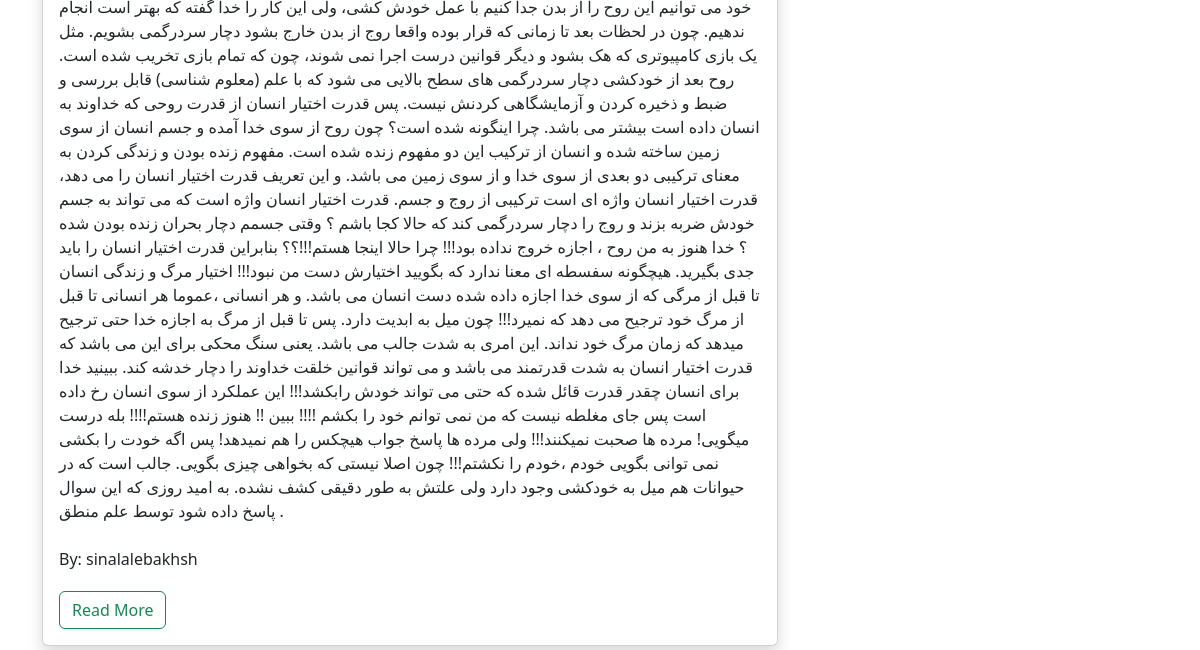
Page /blog/ (lower part) on the earlier database version.
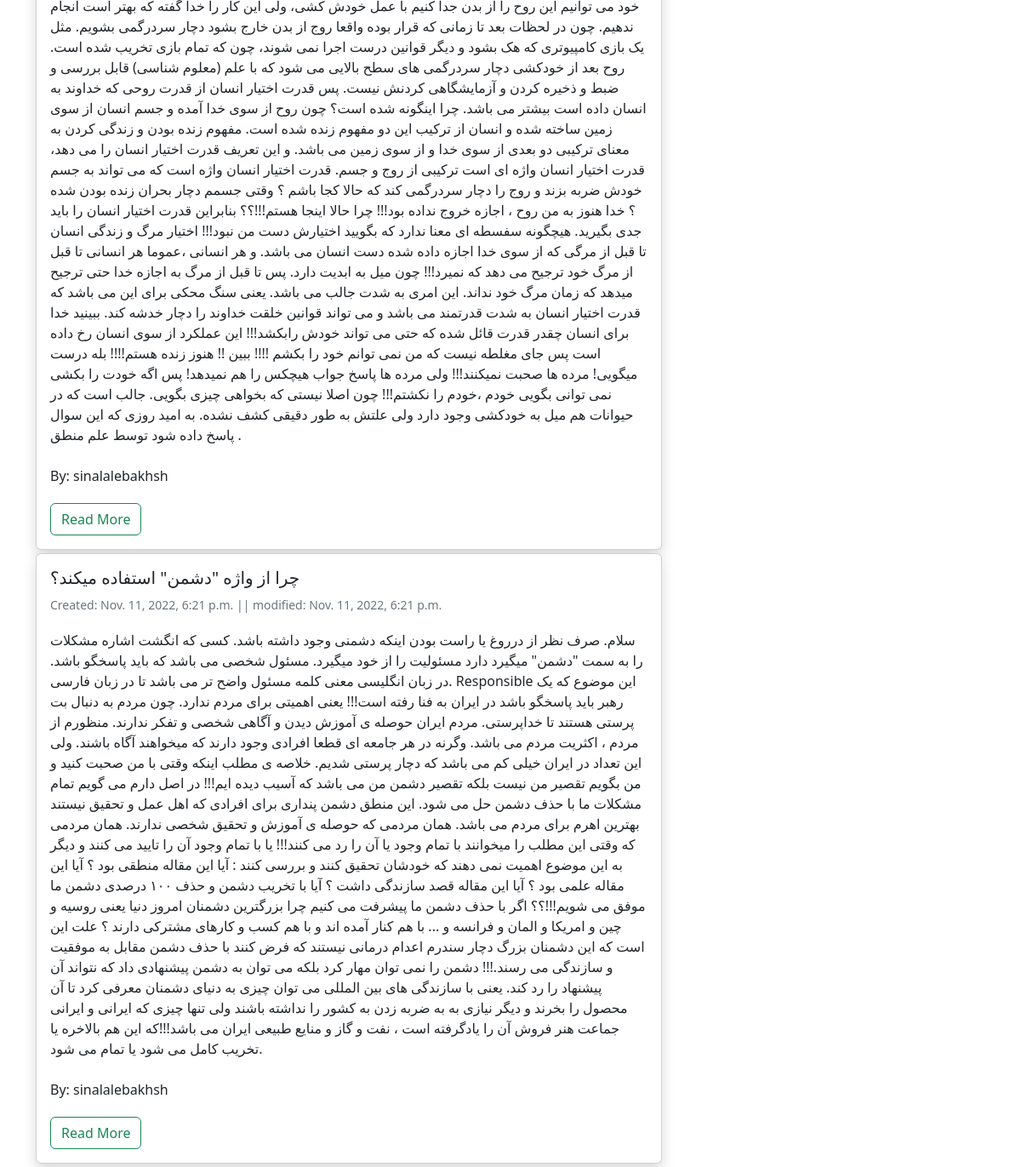
Same page on the later database version.
### blog/models.py (models this page shows, shortened)
class Post(models.Model):
    STATUS_CHOICES = (
        ('pub', 'Published'),
        ('drf', 'Draft'),
    )
    title = models.CharField(max_length=100)
    text = models.TextField()
    author = models.ForeignKey('auth.User', on_delete=models.CASCADE)
    date_time_created = models.DateTimeField(auto_now_add=True)
    date_time_modified = models.DateTimeField(auto_now=True)
    status = models.CharField(choices=STATUS_CHOICES, max_length=3)

### blog/views.py (the view)
# urls.py: path('', views.blog_view, name="blog"),
def blog_view(request):
    post_list = Post.objects.filter(status='pub')
    return render(request,'blog/blog.html', {'post_list': post_list})

### blog/templates/blog/blog.html (shortened to what this page needs)
{% extends '_base.html' %}
{% block content %}
<div class="container mt-4">
    <div class="row">
        <div class="col-8">
            {% for post in post_list %}
            <div class="card shadow my-1">
                <div class="card-body">
                    <h5 class="card-title">{{ post.title }}</h5>
                    <h6 class="card-subtitle mb-2 text-muted small py-2">Created: {{ post.date_time_created }} || modified: {{ post.date_time_modified }}</h6>
                    <p class="card-text py-1">{{ post.text }}</p>
                    <p class="card-text py-1">By: {{ post.author }}</p>
                    <a class="btn btn-bg btn-outline-success" href="{% url 'blog_detail_view' post.id %}">Read More</a>
                </div>
            </div>
            {% endfor %}
        </div>
        <div class="col-4">
                {% load static %}
        </div>
    </div>
</div>
{% endblock content %}

Differences in the rows shown:
added Post: title "چرا از واژه \"دشمن\" استفاده میکند؟", date_time_created "Nov. 11, 2022, 6:21 p.m.", date_time_modified "Nov. 11, 2022, 6:21 p.m.", text "سلام. صرف نظر از درروغ یا راست بودن اینکه دشمنی وجود داشته باشد. کسی که انگشت اشاره مشکلات را به سمت \"دشمن\" میگیرد دارد مسئولیت را از خود میگیرد. مسئول شخصی می باشد که باید پاسخگو باشد. در زبان انگلیسی معنی کلمه مسئول واضح تر می باشد تا در زبان فارسی. Responsible این موضوع که یک رهبر باید پاسخگو باشد در ایران به فنا رفته است!!! یعنی اهمیتی برای مردم ندارد. چون مردم به دنبال بت پرستی هستند تا خداپرستی. مردم ایران حوصله ی آموزش دیدن و آگاهی شخصی و تفکر ندارند. منظورم از مردم ، اکثریت مردم می باشد. وگرنه در هر جامعه ای قطعا افرادی وجود دارند که میخواهند آگاه باشند. ولی این تعداد در ایران خیلی کم می باشد که دچار پرستی شدیم. خلاصه ی مطلب اینکه وقتی با من صحبت کنید و من بگویم تقصیر من نیست بلکه…", author "sinalalebakhsh"
